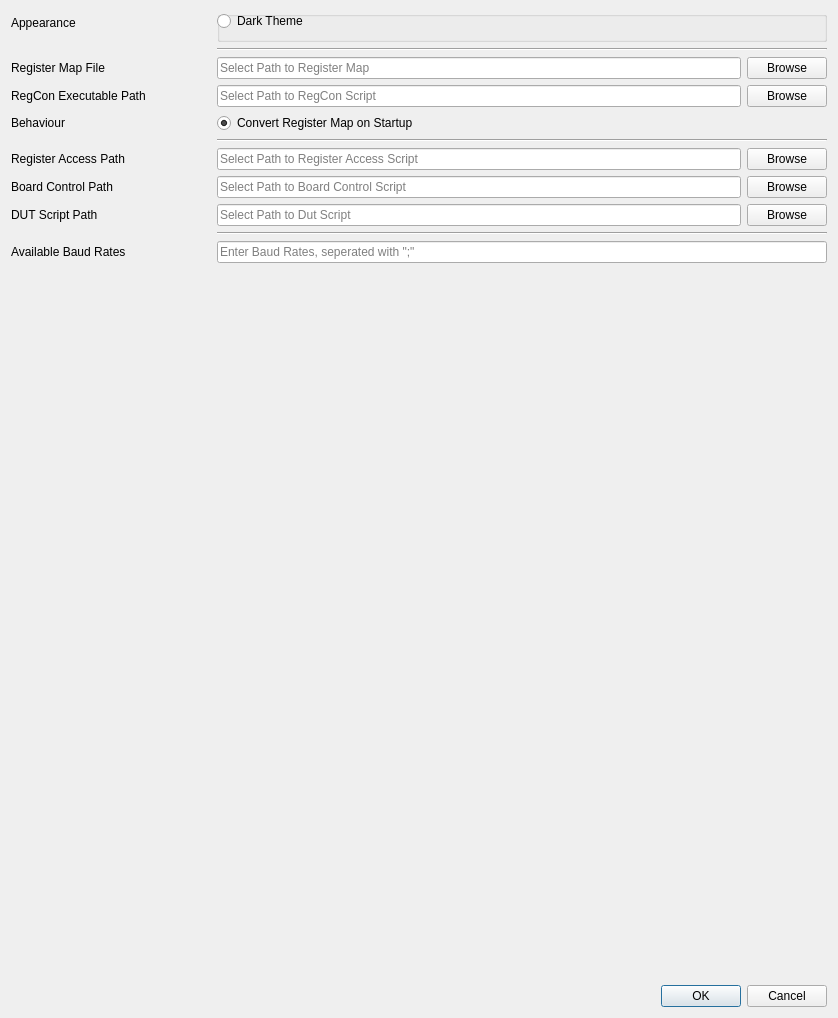
<?xml version="1.0" encoding="UTF-8"?>
<ui version="4.0">
 <author>Melvin Strobl</author>
 <class>PreferencesDialog</class>
 <widget class="QDialog" name="PreferencesDialog">
  <property name="geometry">
   <rect>
    <x>0</x>
    <y>0</y>
    <width>838</width>
    <height>1018</height>
   </rect>
  </property>
  <property name="windowTitle">
   <string>Dialog</string>
  </property>
  <layout class="QVBoxLayout" name="verticalLayout">
   <item>
    <layout class="QFormLayout" name="formLayout">
     <item row="0" column="0">
      <widget class="QLabel" name="labelAppearance">
       <property name="font">
        <font>
         <pointsize>9</pointsize>
        </font>
       </property>
       <property name="text">
        <string>Appearance</string>
       </property>
      </widget>
     </item>
     <item row="0" column="1">
      <widget class="QGroupBox" name="groupBoxThemeSwitch">
       <property name="minimumSize">
        <size>
         <width>0</width>
         <height>30</height>
        </size>
       </property>
       <property name="title">
        <string/>
       </property>
       <widget class="QWidget" name="horizontalLayoutWidget">
        <property name="geometry">
         <rect>
          <x>0</x>
          <y>0</y>
          <width>531</width>
          <height>31</height>
         </rect>
        </property>
        <layout class="QHBoxLayout" name="horizontalLayoutThemeSwitch">
         <property name="sizeConstraint">
          <enum>QLayout::SetMaximumSize</enum>
         </property>
         <item>
          <widget class="QRadioButton" name="radioButtonDarkTheme">
           <property name="text">
            <string>Dark Theme</string>
           </property>
           <property name="checked">
            <bool>false</bool>
           </property>
          </widget>
         </item>
        </layout>
       </widget>
      </widget>
     </item>
     <item row="1" column="1">
      <widget class="Line" name="line">
       <property name="frameShadow">
        <enum>QFrame::Sunken</enum>
       </property>
       <property name="orientation">
        <enum>Qt::Horizontal</enum>
       </property>
      </widget>
     </item>
     <item row="2" column="0">
      <widget class="QLabel" name="labelRegisterMapFile">
       <property name="minimumSize">
        <size>
         <width>200</width>
         <height>0</height>
        </size>
       </property>
       <property name="font">
        <font>
         <pointsize>9</pointsize>
        </font>
       </property>
       <property name="text">
        <string>Register Map File</string>
       </property>
      </widget>
     </item>
     <item row="2" column="1">
      <layout class="QHBoxLayout" name="horizontalLayout_2">
       <item>
        <widget class="QLineEdit" name="lineEditRegisterMapFile">
         <property name="toolTip">
          <string>Select Path to Register Map</string>
         </property>
         <property name="placeholderText">
          <string>Select Path to Register Map</string>
         </property>
        </widget>
       </item>
       <item>
        <widget class="QPushButton" name="pushButtonSelectRegisterMapFile">
         <property name="text">
          <string>Browse</string>
         </property>
        </widget>
       </item>
      </layout>
     </item>
     <item row="3" column="0">
      <widget class="QLabel" name="labelRegConExecutable">
       <property name="minimumSize">
        <size>
         <width>200</width>
         <height>0</height>
        </size>
       </property>
       <property name="font">
        <font>
         <pointsize>9</pointsize>
        </font>
       </property>
       <property name="text">
        <string>RegCon Executable Path</string>
       </property>
      </widget>
     </item>
     <item row="3" column="1">
      <layout class="QHBoxLayout" name="horizontalLayout_3">
       <item>
        <widget class="QLineEdit" name="lineEditRegConExecutablePath">
         <property name="toolTip">
          <string>Select Path to RegCon Script</string>
         </property>
         <property name="toolTipDuration">
          <number>5</number>
         </property>
         <property name="placeholderText">
          <string>Select Path to RegCon Script</string>
         </property>
        </widget>
       </item>
       <item>
        <widget class="QPushButton" name="pushButtonSelectRegConExecutablePath">
         <property name="text">
          <string>Browse</string>
         </property>
        </widget>
       </item>
      </layout>
     </item>
     <item row="4" column="0">
      <widget class="QLabel" name="labelBehaviour">
       <property name="font">
        <font>
         <pointsize>9</pointsize>
        </font>
       </property>
       <property name="text">
        <string>Behaviour</string>
       </property>
      </widget>
     </item>
     <item row="4" column="1">
      <widget class="QRadioButton" name="radioButtonConvertRegisterMapOnStartup">
       <property name="text">
        <string>Convert Register Map on Startup</string>
       </property>
       <property name="checked">
        <bool>true</bool>
       </property>
      </widget>
     </item>
     <item row="5" column="1">
      <widget class="Line" name="line_2">
       <property name="orientation">
        <enum>Qt::Horizontal</enum>
       </property>
      </widget>
     </item>
     <item row="6" column="0">
      <widget class="QLabel" name="labelRegisterAccessPath">
       <property name="font">
        <font>
         <pointsize>9</pointsize>
        </font>
       </property>
       <property name="text">
        <string>Register Access Path</string>
       </property>
      </widget>
     </item>
     <item row="6" column="1">
      <layout class="QHBoxLayout" name="horizontalLayout_4">
       <item>
        <widget class="QLineEdit" name="lineEditRegisterAccessPath">
         <property name="toolTip">
          <string>Select Path to Register Access Script</string>
         </property>
         <property name="toolTipDuration">
          <number>5</number>
         </property>
         <property name="placeholderText">
          <string>Select Path to Register Access Script</string>
         </property>
        </widget>
       </item>
       <item>
        <widget class="QPushButton" name="pushButtonSelectRegisterAccessPath">
         <property name="text">
          <string>Browse</string>
         </property>
        </widget>
       </item>
      </layout>
     </item>
     <item row="7" column="0">
      <widget class="QLabel" name="labelBoardCtrlPath">
       <property name="font">
        <font>
         <pointsize>9</pointsize>
        </font>
       </property>
       <property name="text">
        <string>Board Control Path</string>
       </property>
      </widget>
     </item>
     <item row="7" column="1">
      <layout class="QHBoxLayout" name="horizontalLayout_5">
       <item>
        <widget class="QLineEdit" name="lineEditBoardControlPath">
         <property name="toolTip">
          <string>Select Path to Board Control Script</string>
         </property>
         <property name="toolTipDuration">
          <number>2</number>
         </property>
         <property name="placeholderText">
          <string>Select Path to Board Control Script</string>
         </property>
        </widget>
       </item>
       <item>
        <widget class="QPushButton" name="pushButtonSelectBoardCtrlPath">
         <property name="text">
          <string>Browse</string>
         </property>
        </widget>
       </item>
      </layout>
     </item>
     <item row="9" column="1">
      <widget class="Line" name="line_3">
       <property name="orientation">
        <enum>Qt::Horizontal</enum>
       </property>
      </widget>
     </item>
     <item row="10" column="0">
      <widget class="QLabel" name="labelAvailableBaudRates">
       <property name="font">
        <font>
         <pointsize>9</pointsize>
        </font>
       </property>
       <property name="text">
        <string>Available Baud Rates</string>
       </property>
      </widget>
     </item>
     <item row="10" column="1">
      <layout class="QVBoxLayout" name="verticalLayout_2">
       <item>
        <widget class="QLineEdit" name="lineEditAvailableBaudRates">
         <property name="toolTip">
          <string>Enter Baud Rates, seperated with &quot;;&quot;</string>
         </property>
         <property name="toolTipDuration">
          <number>5</number>
         </property>
         <property name="placeholderText">
          <string>Enter Baud Rates, seperated with &quot;;&quot;</string>
         </property>
        </widget>
       </item>
      </layout>
     </item>
     <item row="8" column="0">
      <widget class="QLabel" name="labelDutScriptPath">
       <property name="font">
        <font>
         <pointsize>9</pointsize>
        </font>
       </property>
       <property name="text">
        <string>DUT Script Path</string>
       </property>
      </widget>
     </item>
     <item row="8" column="1">
      <layout class="QHBoxLayout" name="horizontalLayout">
       <item>
        <widget class="QLineEdit" name="lineEditDutScriptPath">
         <property name="placeholderText">
          <string>Select Path to Dut Script</string>
         </property>
        </widget>
       </item>
       <item>
        <widget class="QPushButton" name="pushButtonSelectDutScriptPath">
         <property name="text">
          <string>Browse</string>
         </property>
        </widget>
       </item>
      </layout>
     </item>
    </layout>
   </item>
   <item>
    <widget class="QDialogButtonBox" name="buttonBox">
     <property name="orientation">
      <enum>Qt::Horizontal</enum>
     </property>
     <property name="standardButtons">
      <set>QDialogButtonBox::Cancel|QDialogButtonBox::Ok</set>
     </property>
    </widget>
   </item>
  </layout>
 </widget>
 <resources/>
 <connections>
  <connection>
   <sender>buttonBox</sender>
   <signal>accepted()</signal>
   <receiver>PreferencesDialog</receiver>
   <slot>accept()</slot>
   <hints>
    <hint type="sourcelabel">
     <x>248</x>
     <y>254</y>
    </hint>
    <hint type="destinationlabel">
     <x>157</x>
     <y>274</y>
    </hint>
   </hints>
  </connection>
  <connection>
   <sender>buttonBox</sender>
   <signal>rejected()</signal>
   <receiver>PreferencesDialog</receiver>
   <slot>reject()</slot>
   <hints>
    <hint type="sourcelabel">
     <x>316</x>
     <y>260</y>
    </hint>
    <hint type="destinationlabel">
     <x>286</x>
     <y>274</y>
    </hint>
   </hints>
  </connection>
 </connections>
</ui>
